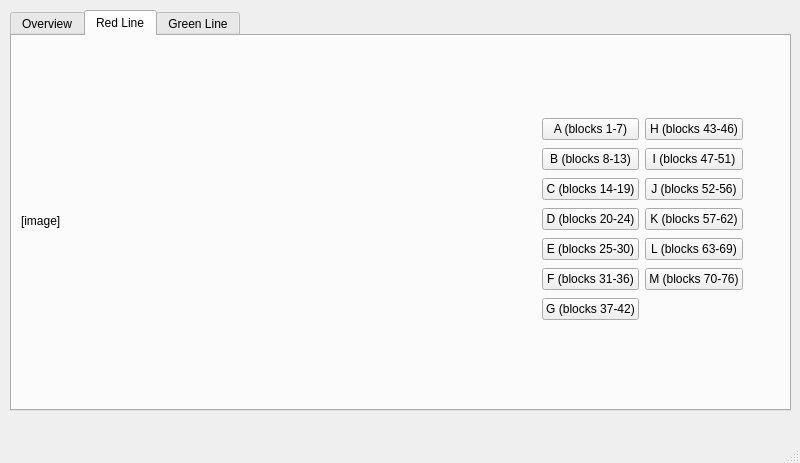
<?xml version="1.0" encoding="UTF-8"?>
<ui version="4.0">
 <class>MainWindow</class>
 <widget class="QMainWindow" name="MainWindow">
  <property name="geometry">
   <rect>
    <x>0</x>
    <y>0</y>
    <width>800</width>
    <height>463</height>
   </rect>
  </property>
  <property name="windowTitle">
   <string>Wayside Controllers</string>
  </property>
  <widget class="QWidget" name="centralwidget">
   <widget class="QTabWidget" name="tabWidget">
    <property name="geometry">
     <rect>
      <x>10</x>
      <y>10</y>
      <width>781</width>
      <height>401</height>
     </rect>
    </property>
    <property name="currentIndex">
     <number>1</number>
    </property>
    <widget class="QWidget" name="overview_tab">
     <attribute name="title">
      <string>Overview</string>
     </attribute>
     <widget class="QLabel" name="track_image">
      <property name="geometry">
       <rect>
        <x>10</x>
        <y>10</y>
        <width>441</width>
        <height>351</height>
       </rect>
      </property>
      <property name="text">
       <string>[image]</string>
      </property>
     </widget>
     <widget class="QFrame" name="frame">
      <property name="geometry">
       <rect>
        <x>520</x>
        <y>84</y>
        <width>237</width>
        <height>206</height>
       </rect>
      </property>
      <property name="frameShape">
       <enum>QFrame::Box</enum>
      </property>
      <property name="lineWidth">
       <number>2</number>
      </property>
      <widget class="QLabel" name="label_11">
       <property name="geometry">
        <rect>
         <x>180</x>
         <y>180</y>
         <width>47</width>
         <height>13</height>
        </rect>
       </property>
       <property name="text">
        <string>blocks</string>
       </property>
      </widget>
      <widget class="QLabel" name="safe_authority">
       <property name="geometry">
        <rect>
         <x>120</x>
         <y>180</y>
         <width>47</width>
         <height>13</height>
        </rect>
       </property>
       <property name="text">
        <string>0</string>
       </property>
      </widget>
      <widget class="QLabel" name="label_6">
       <property name="geometry">
        <rect>
         <x>10</x>
         <y>150</y>
         <width>111</width>
         <height>16</height>
        </rect>
       </property>
       <property name="text">
        <string>Commanded Speed</string>
       </property>
      </widget>
      <widget class="QLabel" name="commanded_speed">
       <property name="geometry">
        <rect>
         <x>120</x>
         <y>150</y>
         <width>47</width>
         <height>13</height>
        </rect>
       </property>
       <property name="text">
        <string>0</string>
       </property>
      </widget>
      <widget class="QLabel" name="label_5">
       <property name="geometry">
        <rect>
         <x>60</x>
         <y>130</y>
         <width>101</width>
         <height>16</height>
        </rect>
       </property>
       <property name="text">
        <string>To Train Controller</string>
       </property>
      </widget>
      <widget class="QLabel" name="label_7">
       <property name="geometry">
        <rect>
         <x>10</x>
         <y>180</y>
         <width>91</width>
         <height>16</height>
        </rect>
       </property>
       <property name="text">
        <string>Safe Authority</string>
       </property>
      </widget>
      <widget class="QLabel" name="label_10">
       <property name="geometry">
        <rect>
         <x>180</x>
         <y>150</y>
         <width>47</width>
         <height>13</height>
        </rect>
       </property>
       <property name="text">
        <string>mph</string>
       </property>
      </widget>
      <widget class="QLabel" name="label_8">
       <property name="geometry">
        <rect>
         <x>180</x>
         <y>40</y>
         <width>47</width>
         <height>13</height>
        </rect>
       </property>
       <property name="text">
        <string>blocks</string>
       </property>
      </widget>
      <widget class="QLabel" name="suggested_speed">
       <property name="geometry">
        <rect>
         <x>120</x>
         <y>10</y>
         <width>47</width>
         <height>13</height>
        </rect>
       </property>
       <property name="text">
        <string>0</string>
       </property>
      </widget>
      <widget class="QLabel" name="label_9">
       <property name="geometry">
        <rect>
         <x>180</x>
         <y>10</y>
         <width>47</width>
         <height>13</height>
        </rect>
       </property>
       <property name="text">
        <string>mph</string>
       </property>
      </widget>
      <widget class="QLabel" name="label_3">
       <property name="geometry">
        <rect>
         <x>10</x>
         <y>40</y>
         <width>81</width>
         <height>16</height>
        </rect>
       </property>
       <property name="text">
        <string>Authprity</string>
       </property>
      </widget>
      <widget class="QLabel" name="authority">
       <property name="geometry">
        <rect>
         <x>120</x>
         <y>40</y>
         <width>47</width>
         <height>13</height>
        </rect>
       </property>
       <property name="text">
        <string>0</string>
       </property>
      </widget>
      <widget class="QLabel" name="label_2">
       <property name="geometry">
        <rect>
         <x>10</x>
         <y>10</y>
         <width>111</width>
         <height>16</height>
        </rect>
       </property>
       <property name="text">
        <string>Suggested Speed</string>
       </property>
      </widget>
      <widget class="QLabel" name="label_4">
       <property name="geometry">
        <rect>
         <x>10</x>
         <y>70</y>
         <width>111</width>
         <height>16</height>
        </rect>
       </property>
       <property name="text">
        <string>Maintenance mode</string>
       </property>
      </widget>
      <widget class="QLabel" name="maintenance_mode">
       <property name="geometry">
        <rect>
         <x>120</x>
         <y>70</y>
         <width>47</width>
         <height>13</height>
        </rect>
       </property>
       <property name="text">
        <string>on/off</string>
       </property>
      </widget>
      <widget class="QLabel" name="label">
       <property name="geometry">
        <rect>
         <x>10</x>
         <y>100</y>
         <width>91</width>
         <height>16</height>
        </rect>
       </property>
       <property name="text">
        <string>Train Location</string>
       </property>
      </widget>
      <widget class="QLabel" name="train_location">
       <property name="geometry">
        <rect>
         <x>120</x>
         <y>100</y>
         <width>47</width>
         <height>13</height>
        </rect>
       </property>
       <property name="text">
        <string>?</string>
       </property>
      </widget>
     </widget>
     <widget class="QComboBox" name="comboBox">
      <property name="geometry">
       <rect>
        <x>561</x>
        <y>61</y>
        <width>70</width>
        <height>18</height>
       </rect>
      </property>
      <item>
       <property name="text">
        <string>Train #1</string>
       </property>
      </item>
      <item>
       <property name="text">
        <string>Train #2</string>
       </property>
      </item>
      <item>
       <property name="text">
        <string>Train #3</string>
       </property>
      </item>
     </widget>
     <widget class="QPushButton" name="pushButton">
      <property name="geometry">
       <rect>
        <x>637</x>
        <y>61</y>
        <width>80</width>
        <height>18</height>
       </rect>
      </property>
      <property name="text">
       <string>OK</string>
      </property>
     </widget>
    </widget>
    <widget class="QWidget" name="red_line_tab">
     <attribute name="title">
      <string>Red Line</string>
     </attribute>
     <widget class="QLabel" name="red_line">
      <property name="geometry">
       <rect>
        <x>9</x>
        <y>9</y>
        <width>441</width>
        <height>351</height>
       </rect>
      </property>
      <property name="text">
       <string>[image]</string>
      </property>
     </widget>
     <widget class="QWidget" name="layoutWidget">
      <property name="geometry">
       <rect>
        <x>530</x>
        <y>80</y>
        <width>201</width>
        <height>212</height>
       </rect>
      </property>
      <layout class="QGridLayout" name="gridLayout">
       <item row="1" column="0">
        <widget class="QPushButton" name="red_b">
         <property name="text">
          <string>B (blocks 8-13)</string>
         </property>
        </widget>
       </item>
       <item row="5" column="0">
        <widget class="QPushButton" name="red_f">
         <property name="text">
          <string>F (blocks 31-36)</string>
         </property>
        </widget>
       </item>
       <item row="4" column="0">
        <widget class="QPushButton" name="red_e">
         <property name="text">
          <string>E (blocks 25-30)</string>
         </property>
        </widget>
       </item>
       <item row="0" column="0">
        <widget class="QPushButton" name="red_a">
         <property name="text">
          <string>A (blocks 1-7)</string>
         </property>
        </widget>
       </item>
       <item row="6" column="0">
        <widget class="QPushButton" name="red_g">
         <property name="text">
          <string>G (blocks 37-42)</string>
         </property>
        </widget>
       </item>
       <item row="2" column="0">
        <widget class="QPushButton" name="red_c">
         <property name="text">
          <string>C (blocks 14-19)</string>
         </property>
        </widget>
       </item>
       <item row="3" column="0">
        <widget class="QPushButton" name="red_d">
         <property name="text">
          <string>D (blocks 20-24)</string>
         </property>
        </widget>
       </item>
       <item row="1" column="1">
        <widget class="QPushButton" name="red_i">
         <property name="text">
          <string>I (blocks 47-51)</string>
         </property>
        </widget>
       </item>
       <item row="3" column="1">
        <widget class="QPushButton" name="red_k">
         <property name="text">
          <string>K (blocks 57-62)</string>
         </property>
        </widget>
       </item>
       <item row="0" column="1">
        <widget class="QPushButton" name="red_h">
         <property name="text">
          <string>H (blocks 43-46)</string>
         </property>
        </widget>
       </item>
       <item row="4" column="1">
        <widget class="QPushButton" name="red_l">
         <property name="text">
          <string>L (blocks 63-69)</string>
         </property>
        </widget>
       </item>
       <item row="5" column="1">
        <widget class="QPushButton" name="red_m">
         <property name="text">
          <string>M (blocks 70-76)</string>
         </property>
        </widget>
       </item>
       <item row="2" column="1">
        <widget class="QPushButton" name="red_j">
         <property name="text">
          <string>J (blocks 52-56)</string>
         </property>
        </widget>
       </item>
      </layout>
     </widget>
    </widget>
    <widget class="QWidget" name="tab_3">
     <attribute name="title">
      <string>Green Line</string>
     </attribute>
     <widget class="QLabel" name="green_line">
      <property name="geometry">
       <rect>
        <x>9</x>
        <y>9</y>
        <width>441</width>
        <height>351</height>
       </rect>
      </property>
      <property name="text">
       <string>[image]</string>
      </property>
     </widget>
     <widget class="QWidget" name="layoutWidget">
      <property name="geometry">
       <rect>
        <x>530</x>
        <y>40</y>
        <width>201</width>
        <height>266</height>
       </rect>
      </property>
      <layout class="QGridLayout" name="gridLayout_2">
       <item row="1" column="1">
        <widget class="QPushButton" name="green_l">
         <property name="text">
          <string>L (blocks 82-89)</string>
         </property>
        </widget>
       </item>
       <item row="4" column="0">
        <widget class="QPushButton" name="green_e">
         <property name="text">
          <string>E (blocks 27-33)</string>
         </property>
        </widget>
       </item>
       <item row="5" column="0">
        <widget class="QPushButton" name="green_f">
         <property name="text">
          <string>F (blocks 34-41)</string>
         </property>
        </widget>
       </item>
       <item row="6" column="1">
        <widget class="QPushButton" name="green_q">
         <property name="text">
          <string>Q (blocks 124-132)</string>
         </property>
        </widget>
       </item>
       <item row="4" column="1">
        <widget class="QPushButton" name="green_o">
         <property name="text">
          <string>O (blocks 107-115)</string>
         </property>
        </widget>
       </item>
       <item row="2" column="1">
        <widget class="QPushButton" name="green_m">
         <property name="text">
          <string>M (blocks 90-98)</string>
         </property>
        </widget>
       </item>
       <item row="2" column="0">
        <widget class="QPushButton" name="green_c">
         <property name="text">
          <string>C (blocks 14-19)</string>
         </property>
        </widget>
       </item>
       <item row="0" column="0">
        <widget class="QPushButton" name="green_a">
         <property name="text">
          <string>A (blocks 1-6)</string>
         </property>
        </widget>
       </item>
       <item row="7" column="0">
        <widget class="QPushButton" name="green_h">
         <property name="text">
          <string>H (blocks 50-58)</string>
         </property>
        </widget>
       </item>
       <item row="5" column="1">
        <widget class="QPushButton" name="green_p">
         <property name="text">
          <string>P (blocks 116-123)</string>
         </property>
        </widget>
       </item>
       <item row="7" column="1">
        <widget class="QPushButton" name="green_r">
         <property name="text">
          <string>R (blocks 133-141)</string>
         </property>
        </widget>
       </item>
       <item row="0" column="1">
        <widget class="QPushButton" name="green_k">
         <property name="text">
          <string>K (blocks 74-81)</string>
         </property>
        </widget>
       </item>
       <item row="9" column="1">
        <widget class="QPushButton" name="green_s">
         <property name="text">
          <string>S (blocks 142-150)</string>
         </property>
        </widget>
       </item>
       <item row="9" column="0">
        <widget class="QPushButton" name="green_i">
         <property name="text">
          <string>I (blocks 59-65)</string>
         </property>
        </widget>
       </item>
       <item row="3" column="1">
        <widget class="QPushButton" name="green_n">
         <property name="text">
          <string>N (blocks 99-106)</string>
         </property>
        </widget>
       </item>
       <item row="1" column="0">
        <widget class="QPushButton" name="green_b">
         <property name="text">
          <string>B (blocks 7-13)</string>
         </property>
        </widget>
       </item>
       <item row="6" column="0">
        <widget class="QPushButton" name="green_g">
         <property name="text">
          <string>G (blocks 42-49)</string>
         </property>
        </widget>
       </item>
       <item row="3" column="0">
        <widget class="QPushButton" name="green_d">
         <property name="text">
          <string>D (blocks 20-26)</string>
         </property>
        </widget>
       </item>
       <item row="10" column="0">
        <widget class="QPushButton" name="green_j">
         <property name="text">
          <string>J (blocks 66-73)</string>
         </property>
        </widget>
       </item>
      </layout>
     </widget>
    </widget>
   </widget>
  </widget>
  <widget class="QMenuBar" name="menubar">
   <property name="geometry">
    <rect>
     <x>0</x>
     <y>0</y>
     <width>800</width>
     <height>20</height>
    </rect>
   </property>
  </widget>
  <widget class="QStatusBar" name="statusbar"/>
 </widget>
 <resources/>
 <connections/>
</ui>
